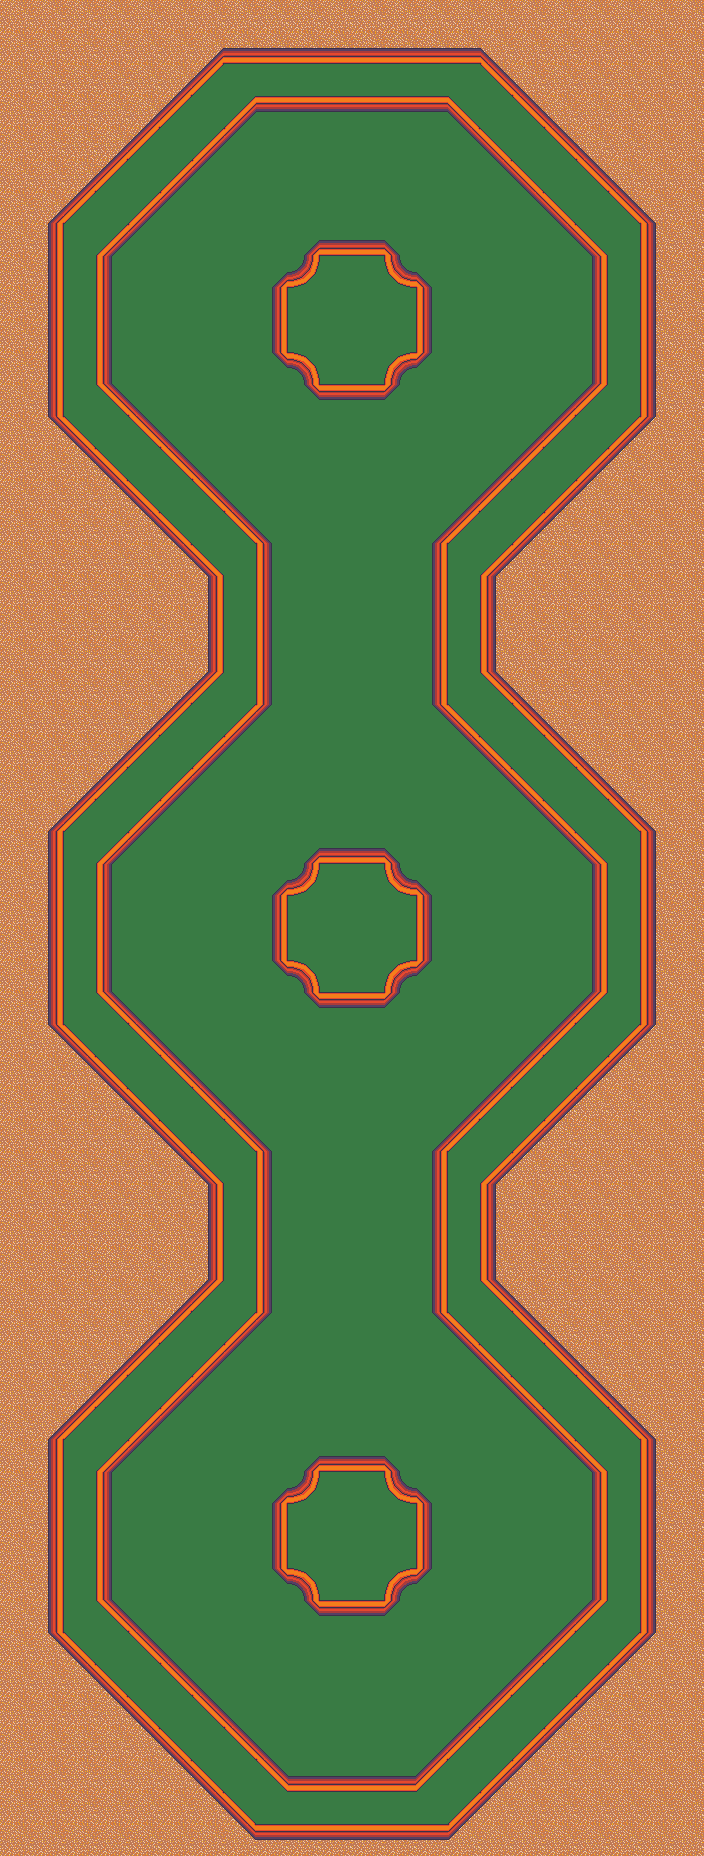

The image is a tile-based game level rendered from a .tmx file. Its description and source (layers, tilesets, objects; grid data summarised) follow:
An orthogonal 22x58 tile map with 32x32 px tiles, 2 tile layers (ground, walls) and 15 objects (3x catapult, 3x tank, 3x bumper, exterior, tee, ...).

<map version="1.0" tiledversion="1.1.4" orientation="orthogonal" renderorder="right-down" width="22" height="58" tilewidth="32" tileheight="32" infinite="0" nextobjectid="91">
 <properties>
  <property name="name" value="Three Easy Pieces" />
  <property name="par" type="int" value="3" />
 </properties>
 <tileset firstgid="1" source="tileset.tsx" />
 <layer name="ground" width="22" height="58">
  <data>[1276 cells, 1276 non-empty, 6 distinct tile ids]</data>
 </layer>
 <layer name="walls" width="22" height="58">
  <data>[1276 cells, 424 non-empty, 16 distinct tile ids]</data>
 </layer>
 <objectgroup name="collision">
  <object id="85" type="exterior" x="416" y="1776">
   <polyline points="0,0 176,-176 176,-304 16,-464 16,-624 176,-784 176,-912 16,-1072 16,-1232 176,-1392 176,-1520 32,-1664 -160,-1664 -304,-1520 -304,-1392 -144,-1232 -144,-1072 -304,-912 -304,-784 -144,-624 -144,-464 -304,-304 -304,-176 -128,0 0,0" />
  </object>
  <object id="86" x="432" y="1568">
   <polyline points="0,0 0,-64 -16,-80 -24,-80 -32,-88 -32,-96 -48,-112 -112,-112 -128,-96 -128,-88 -136,-80 -144,-80 -160,-64 -160,0 -144,16 -136,16 -128,24 -128,32 -112,48 -48,48 -32,32 -32,24 -24,16 -16,16 0,0" />
  </object>
  <object id="89" x="432" y="960">
   <polyline points="0,0 0,-64 -16,-80 -24,-80 -32,-88 -32,-96 -48,-112 -112,-112 -128,-96 -128,-88 -136,-80 -144,-80 -160,-64 -160,0 -144,16 -136,16 -128,24 -128,32 -112,48 -48,48 -32,32 -32,24 -24,16 -16,16 0,0" />
  </object>
  <object id="90" x="432" y="352">
   <polyline points="0,0 0,-64 -16,-80 -24,-80 -32,-88 -32,-96 -48,-112 -112,-112 -128,-96 -128,-88 -136,-80 -144,-80 -160,-64 -160,0 -144,16 -136,16 -128,24 -128,32 -112,48 -48,48 -32,32 -32,24 -24,16 -16,16 0,0" />
  </object>
 </objectgroup>
 <objectgroup name="objects">
  <object id="8" type="tee" gid="183" x="336" y="1744" width="32" height="32">
   <properties>
    <property name="facing" type="int" value="0" />
   </properties>
  </object>
  <object id="17" type="hole" gid="169" x="336" y="192" width="32" height="32" />
  <object id="41" type="catapult" gid="171" x="448" y="856" width="32" height="32" />
  <object id="63" type="tank" gid="186" x="224" y="856" width="32" height="32">
   <properties>
    <property name="color" value="blue" />
    <property name="facing" type="int" value="180" />
   </properties>
  </object>
  <object id="65" type="tank" gid="189" x="448" y="1464" width="32" height="32">
   <properties>
    <property name="color" value="brown" />
    <property name="facing" type="int" value="180" />
   </properties>
  </object>
  <object id="71" type="bumper" gid="184" x="336" y="944" width="32" height="32" />
  <object id="72" type="bumper" gid="184" x="336" y="336" width="32" height="32" />
  <object id="73" type="catapult" gid="171" x="224" y="1464" width="32" height="32" />
  <object id="82" type="bumper" gid="184" x="336" y="1552" width="32" height="32" />
  <object id="83" type="tank" gid="188" x="224" y="248" width="32" height="32">
   <properties>
    <property name="color" value="green" />
    <property name="facing" type="int" value="180" />
   </properties>
  </object>
  <object id="84" type="catapult" gid="171" x="448" y="248" width="32" height="32" />
 </objectgroup>
</map>
